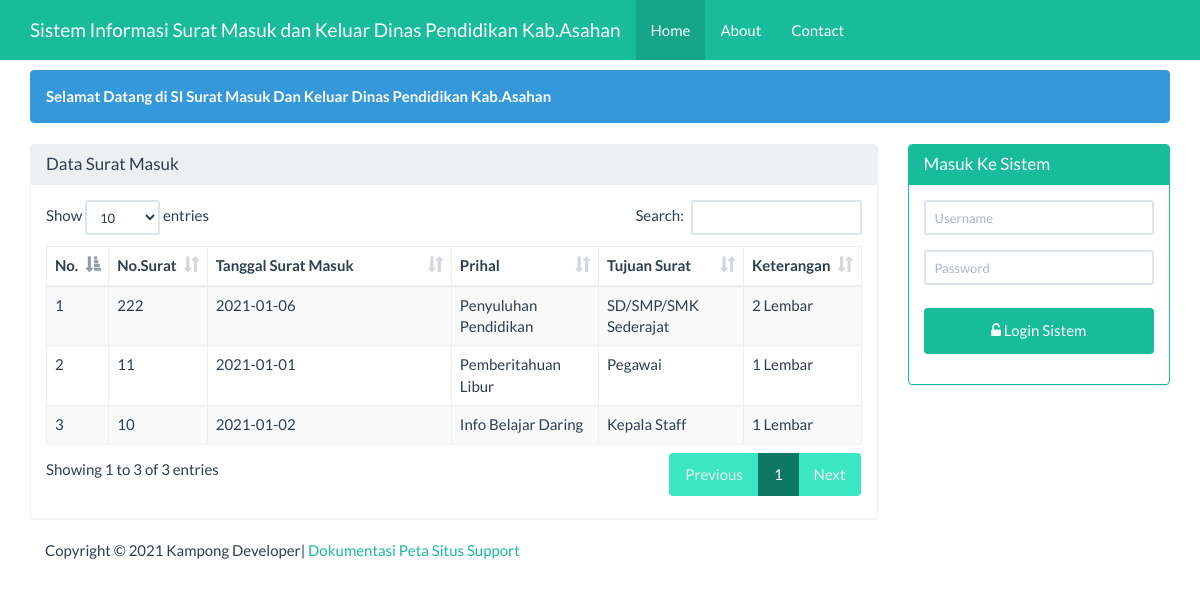
The page / on the database its author committed.
### tables this page shows
CREATE TABLE `suratmasuk` (
  `id` int(10) NOT NULL,
  `no_surat` int(10) NOT NULL,
  `tgl_suratmasuk` date NOT NULL,
  `hal` varchar(30) NOT NULL,
  `tujuansurat` varchar(30) NOT NULL,
  `ket` varchar(50) NOT NULL
);

### beranda.php (the view, shortened to what this page needs)
<div class="container">
    <div class="row">
        <div class ="col-xs-12">
            <div class="alert alert-info">
                <strong>Selamat Datang di SI Surat Masuk Dan Keluar Dinas Pendidikan Kab.Asahan</strong>
            </div>
        </div>
    </div>
    <div class="row">
        <div class="col-sm-9 col-xs-12">
            <div class="panel panel-default">
                <div class="panel-heading">
                    <h3 class="panel-title">Data Surat Masuk</h3>
                </div>
                <div class="panel-body">
                     <table id="dtskripsi" class="table table-bordered table-striped table-hover">
                        <thead>
                            <tr>
                                <th>No.</th>
                                <th>No.Surat</th>
                                <th width="30%">Tanggal Surat Masuk</th>
                                <th>Prihal</th>
                                <th>Tujuan Surat</th>
                                <th>Keterangan</th>
                            </tr>
                        </thead>
                        <tbody>
                            <?php
                            $sql = "SELECT * FROM suratmasuk";
                            $query = mysqli_query($koneksi, $sql) or die("SQL Anda Salah");
                            $nomor = 0;
                            while ($data = mysqli_fetch_array($query)) {
                                $nomor++;
                                ?>
                                <tr>
                                    <td><?= $nomor ?></td>
                                    <td><?= $data['no_surat'] ?></td>
                                    <td><?= $data['tgl_suratmasuk'] ?></td>
                                    <td><?= $data['hal'] ?></td>
                                    <td><?= $data['tujuansurat'] ?></td>
                                    <td><?= $data['ket'] ?></td>
                                </tr>
                            <?php } ?>
                        </tbody>
                    </table>
                </div>
            </div>
        </div>
        <div class="col-sm-3 col-xs-12">
            <?php if (isset($_SESSION['username'])) { ?>
            <div class="alert alert-info">
                <strong>Welcome <?=$_SESSION['nama']?></strong>
            </div>
            <?php
           } else { ?>
            <div class="panel panel-success">
                <div class="panel-heading">
                    <h3 class="panel-title">Masuk Ke Sistem</h3>
                </div>
                <div class="panel-body">
                    <form class="form-horizontal" action="proses_login.php" method="post">
                        <div class="form-group">
                            <div class="col-sm-12">
                                <input type="text" name="user" class="form-control input-sm"
                                   placeholder="Username" required="" autocomplete="off"/>
                            </div>
                        </div>
                        <div class="form-group">
                            <div class="col-sm-12">
                                <input type="password" name="pwd" class="form-control input-sm"
                                   placeholder="Password" required="" autocomplete="off"/>
                            </div>
                        </div>
                        <div class="form-group">
                            <div class="col-sm-12">
                                <button type="submit" name="login" value="login"
                                        class="btn btn-success btn-block"><span class="fa fa-unlock-alt"></span>
                                    Login Sistem
                                </button>
                            </div>
                    </form>
                </div>
            </div>
        </div>
            <?php } ?>
    </div>
</div>

### index.php (shortened to what this page needs)
<!DOCTYPE html>
<html>
    <head>
        <link href="Assets/css/bootstrap.min.css" rel="stylesheet" type="text/css"/>
        <link href="Assets/css/dataTables.bootstrap.min.css" rel="stylesheet" type="text/css"/>
        <link href="Assets/font-awesome-4.5.0/css/font-awesome.min.css" rel="stylesheet" type="text/css"/>
    </head>
    <body>
        <?php
        require 'menu.php';
        ?>
        <?php
        require 'content.php';
        ?>
        <?php
        require 'footer.php';
        ?>
    </body>
    </html>

### menu.php (shortened to what this page needs)
<nav class="navbar navbar-inverse navbar-fixed-top">
    <div class="container">
        <div class="navbar-header">
            <a class="navbar-brand" href="?page=utama">Sistem Informasi Surat Masuk dan Keluar Dinas Pendidikan Kab.Asahan</a>
        </div>
        <div id="navbar" class="navbar-collapse collapse">
            <ul class="nav navbar-nav">
                <li class="active"><a href="#">Home</a></li>
                <li><a href="?page=about&actions=tampil">About</a></li>
                <li><a href="?page=kontak&actions=tampil">Contact</a></li>
            </ul>
        </div>
    </div>
</nav>

### content.php (shortened to what this page needs)
<?php
@$page=$_GET['page'];
if(empty ($page)){
    require 'beranda.php';
}

### footer.php
<div class="container">
    <div class="row">
        <div class="col-xs-12">
            Copyright &COPY; <?= date('Y')?> Kampong Developer|
            <a href="#">Dokumentasi</a>
            <a href="#">Peta Situs</a>
            <a href="#">Support</a>
        </div>
    </div>
</div>

### index.php (style rules this page uses)
body { margin-top:70px; }
button { background-color: #4CAF50; color: white; padding: 14px 20px; margin: 8px 0; border: none; cursor: pointer; width: 100%; }

### rows shown on the page
suratmasuk: no_surat "222", tgl_suratmasuk "2021-01-06", hal "Penyuluhan Pendidikan", tujuansurat "SD/SMP/SMK Sederajat", ket "2 Lembar"
suratmasuk: no_surat "11", tgl_suratmasuk "2021-01-01", hal "Pemberitahuan Libur", tujuansurat "Pegawai", ket "1 Lembar"
suratmasuk: no_surat "10", tgl_suratmasuk "2021-01-02", hal "Info Belajar Daring", tujuansurat "Kepala Staff", ket "1 Lembar"
